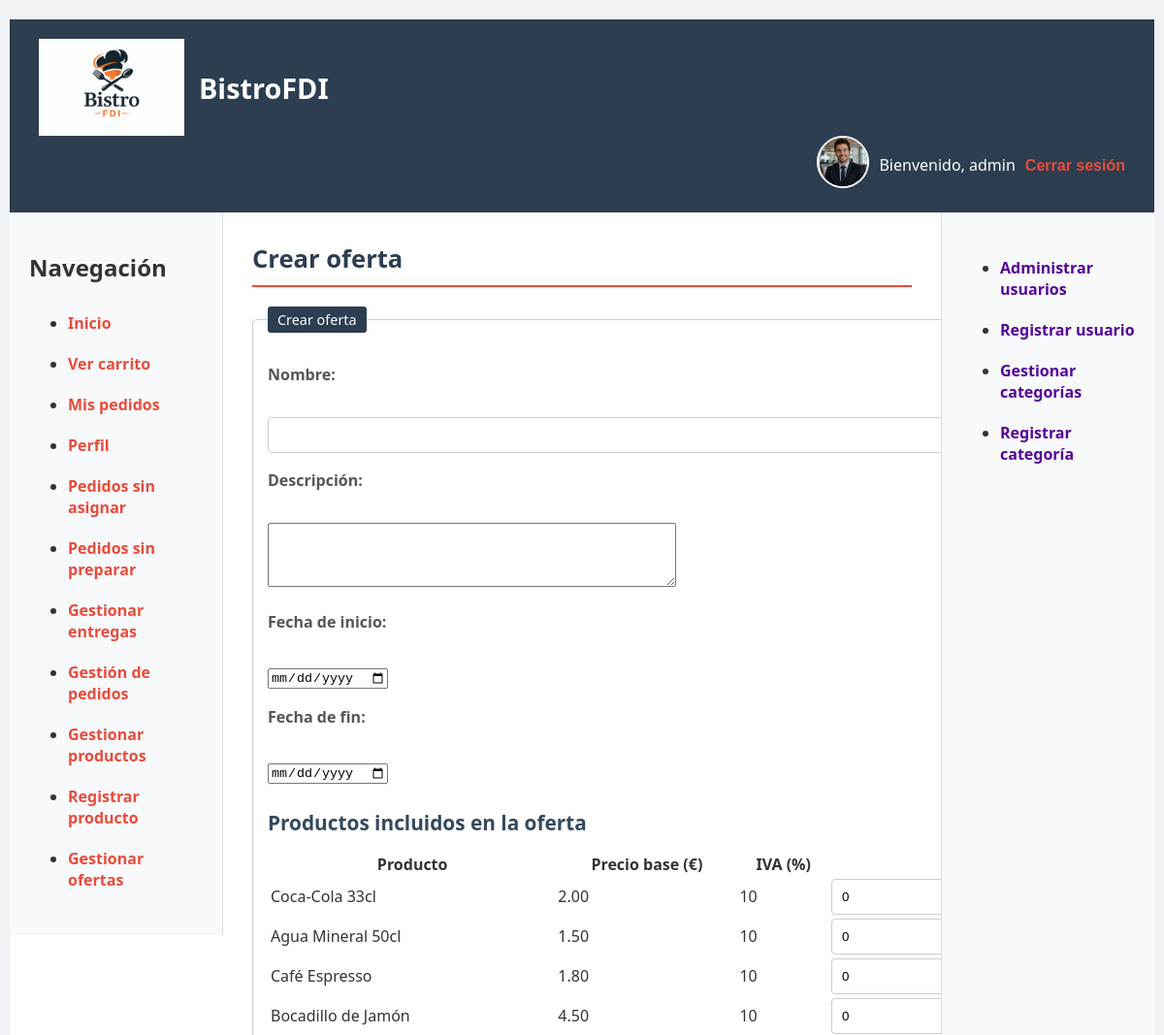
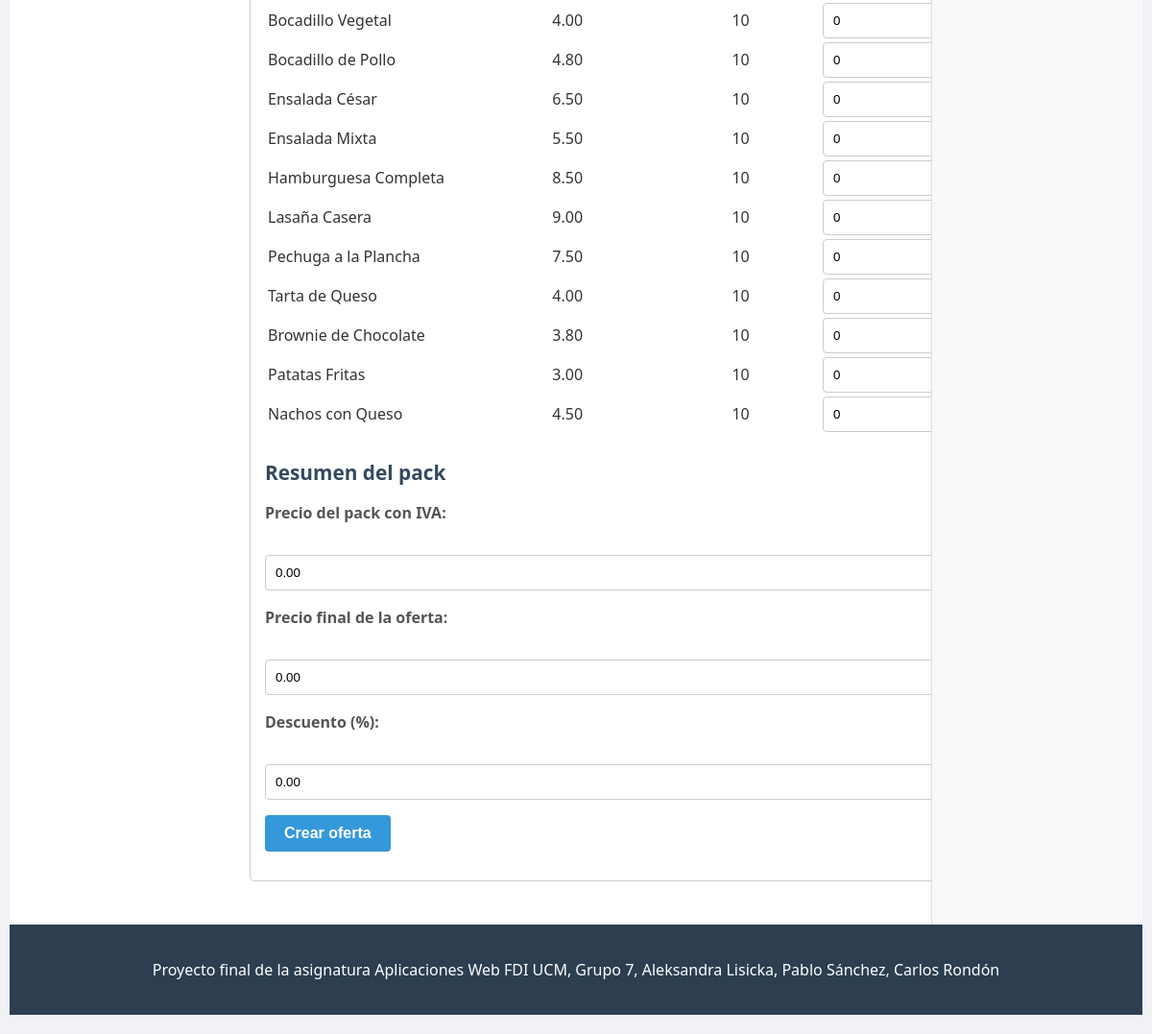
Page /ofertas/crearOferta.php (signed in) on the committed database (2 pictures, top to bottom).
### tables this page shows
CREATE TABLE `productos` (
  `id` int(11) NOT NULL AUTO_INCREMENT,
  `nombreProd` varchar(150) NOT NULL,
  `descripcion` text NOT NULL,
  `categoria_id` int(11) DEFAULT NULL,
  `precio` decimal(10,2) NOT NULL,
  `iva` TINYINT NOT NULL,
  `stock` int(11) DEFAULT 0,
  `disponible` tinyint(1) DEFAULT 1,
  `ofertado` tinyint(1) DEFAULT 0,
  `activo` tinyint(1) NOT NULL DEFAULT 1,
  `rutaImg` varchar(255) DEFAULT NULL,
  `fechaCreacion` datetime DEFAULT current_timestamp(),
  PRIMARY KEY (`id`),
  KEY `categoria_id` (`categoria_id`),
  CONSTRAINT `fk_productos_categoria`
    FOREIGN KEY (`categoria_id`)
    REFERENCES `categorias` (`id`)
    ON DELETE SET NULL
    ON UPDATE CASCADE
);

### includes/clases/productos/Producto.php (called while the page is built, shortened)
<?php
class Producto {
    private $id;
    private $nombreProd;
    private $precio;
    private $iva;
    public function __construct($id, $nombreProd, $descripcion, $categoria_id, $precio, $iva, $stock, $disponible, $ofertado, $rutaImagen = null, $fechaCreacion) {
        $this->id = $id;
        $this->nombreProd = $nombreProd;
        $this->precio = $precio;
        $this->iva = $iva;
    }
    public function getId() {
        return $this->id;
    }
    public function getNombreProd() {
        return $this->nombreProd;
    }
    public function getPrecio() {
        return $this->precio;
    }
    public function getIva() {
        return $this->iva;
    }
    public static function listar($categoria) {
        $conn = Aplicacion::getInstance()->getConexionBd();
        if($categoria === 'Todos' || $categoria === '') {
            $sql = sprintf("SELECT p.*
                FROM productos p
                JOIN categorias c ON c.id = p.categoria_id
                WHERE p.activo = 1 AND c.activo = 1
                GROUP BY p.id
                ORDER BY c.nombre
                ");
        }
        $rs = $conn->query($sql);
        $productos = [];
        if ($rs) {
            while ($fila = $rs->fetch_assoc()) {
                $productos[] = new Producto(
                    $fila['id'],
                    $fila['nombreProd'],
                    $fila['descripcion'],
                    $fila['categoria'] ?? null,
                    $fila['precio'],
                    $fila['iva'],
                    $fila['stock'],
                    $fila['disponible'],
                    $fila['ofertado'],
                    $fila['rutaImg'],
                    null
                );
            }
        }
        return $productos;
    }
}

### includes/clases/ofertas/FormularioCrearOferta.php (the view, shortened to what this page needs)
<?php
class FormularioCrearOferta extends Formulario
{
    protected function generaCamposFormulario(&$datos)
    {
        $nombre = htmlspecialchars($datos['nombre'] ?? '');
        $descripcion = htmlspecialchars($datos['descripcion'] ?? '');
        $fechaInicio = htmlspecialchars($datos['fechaInicio'] ?? '');
        $fechaFin = htmlspecialchars($datos['fechaFin'] ?? '');
        $descuento = htmlspecialchars($datos['descuento'] ?? '');
        $precioFinal = htmlspecialchars($datos['precioFinal'] ?? '');
        $urlOferta = Aplicacion::getInstance()->resuelve('/comprobarOferta.php');
        $urlOfertaJs = json_encode($urlOferta);
        $productos = Producto::listar('Todos');
        $filasProductos = '';
        if ($productos) {
            foreach ($productos as $producto) {
                $idProducto = (int)$producto->getId();
                $nombreProd = htmlspecialchars($producto->getNombreProd());
                $precio = number_format((float)$producto->getPrecio(), 2, '.', '');
                $iva = (int)$producto->getIva();
                $cantidad = isset($datos['cantidades'][$idProducto]) ? (int)$datos['cantidades'][$idProducto] : 0;
                $filasProductos .= <<<EOS
                <tr>
                    <td>{$nombreProd}</td>
                    <td>{$precio}</td>
                    <td>{$iva}</td>
                    <td>
                        <input type="number" name="cantidades[$idProducto]" class="cantidad-prod" data-precio="{$precio}" data-iva="{$iva}" min="0" value="{$cantidad}">
                    </td>
                </tr>
EOS;
            }
        }
        return <<<EOS
        <fieldset>
            <legend>Crear oferta</legend>
            <p>
                <label for="nombre">Nombre:</label><br>
                <input type="text" name="nombre" id="nombre" value="{$nombre}" required>
            </p>
            <p>
                <label for="descripcion">Descripción:</label><br>
                <textarea name="descripcion" id="descripcion" rows="4" cols="50">{$descripcion}</textarea>
            </p>
            <p>
                <label for="fechaInicio">Fecha de inicio:</label><br>
                <input type="date" name="fechaInicio" id="fechaInicio" value="{$fechaInicio}" required>
            </p>
            <p>
                <label for="fechaFin">Fecha de fin:</label><br>
                <input type="date" name="fechaFin" id="fechaFin" value="{$fechaFin}" required>
            </p>
            <h3>Productos incluidos en la oferta</h3>
            <table class="tabla-ofertas">
                <thead>
                    <tr>
                        <th>Producto</th>
                        <th>Precio base (€)</th>
                        <th>IVA (%)</th>
                        <th>Cantidad</th>
                    </tr>
                </thead>
                <tbody>
                    $filasProductos
                </tbody>
            </table>
            <h3>Resumen del pack</h3>
            <p>
                <label for="precioPack">Precio del pack con IVA:</label><br>
                <input type="number" step="0.01" id="precioPack" name="precioPack" value="0.00" readonly>
            </p>
            <p>
                <label for="precioFinal">Precio final de la oferta:</label><br>
                <input type="number" step="0.01" min="0" name="precioFinal" id="precioFinal" value="{$precioFinal}">
            </p>
            <p>
                <label for="descuento">Descuento (%):</label><br>
                <input type="number" step="0.01" min="0" name="descuento" id="descuento" value="{$descuento}" readonly>
            </p>
            <p>
                <button type="submit">Crear oferta</button>
            </p>
        </fieldset>
        window.urlOferta = {$urlOfertaJs};
EOS;
    }
}

### rows in the picture
productos: nombreProd "Coca-Cola 33cl", precio "2.00", iva "10", id "0"
productos: nombreProd "Agua Mineral 50cl", precio "1.50", iva "10", id "0"
productos: nombreProd "Café Espresso", precio "1.80", iva "10", id "0"
productos: nombreProd "Bocadillo de Jamón", precio "4.50", iva "10", id "0"
productos: nombreProd "Bocadillo Vegetal", precio "4.00", iva "10", id "0"
productos: nombreProd "Bocadillo de Pollo", precio "4.80", iva "10", id "0"
productos: nombreProd "Ensalada César", precio "6.50", iva "10", id "0"
productos: nombreProd "Ensalada Mixta", precio "5.50", iva "10", id "0"
productos: nombreProd "Hamburguesa Completa", precio "8.50", iva "10", id "0"
productos: nombreProd "Lasaña Casera", precio "9.00", iva "10", id "0"
productos: nombreProd "Pechuga a la Plancha", precio "7.50", iva "10", id "0"
productos: nombreProd "Tarta de Queso", precio "4.00", iva "10", id "0"
productos: nombreProd "Brownie de Chocolate", precio "3.80", iva "10", id "0"
productos: nombreProd "Patatas Fritas", precio "3.00", iva "10", id "0"
productos: nombreProd "Nachos con Queso", precio "4.50", iva "10", id "0"

### other values in the picture
$params['cabecera'] "BistroFDI"
$nombreUsuario "admin"
